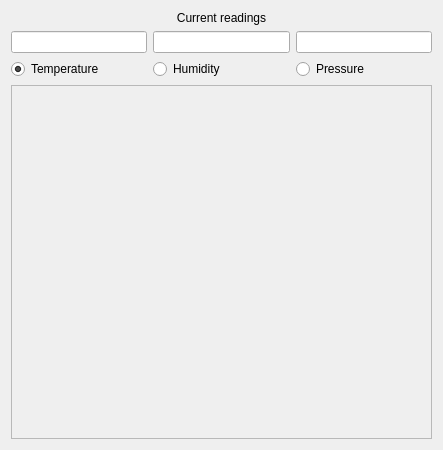
<?xml version="1.0" encoding="UTF-8"?>
<ui version="4.0">
 <class>StationDialog</class>
 <widget class="QDialog" name="StationDialog">
  <property name="geometry">
   <rect>
    <x>0</x>
    <y>0</y>
    <width>443</width>
    <height>450</height>
   </rect>
  </property>
  <property name="windowTitle">
   <string>Station overview</string>
  </property>
  <layout class="QVBoxLayout" name="verticalLayout_2">
   <item>
    <layout class="QGridLayout" name="gbCurrent">
     <item row="1" column="0">
      <widget class="QLineEdit" name="txtTemperature">
       <property name="alignment">
        <set>Qt::AlignCenter</set>
       </property>
       <property name="readOnly">
        <bool>true</bool>
       </property>
      </widget>
     </item>
     <item row="0" column="0" colspan="3">
      <widget class="QLabel" name="lblCurrent">
       <property name="sizePolicy">
        <sizepolicy hsizetype="Preferred" vsizetype="Fixed">
         <horstretch>0</horstretch>
         <verstretch>0</verstretch>
        </sizepolicy>
       </property>
       <property name="text">
        <string>Current readings</string>
       </property>
       <property name="alignment">
        <set>Qt::AlignCenter</set>
       </property>
      </widget>
     </item>
     <item row="1" column="2">
      <widget class="QLineEdit" name="txtPressure">
       <property name="alignment">
        <set>Qt::AlignCenter</set>
       </property>
       <property name="readOnly">
        <bool>true</bool>
       </property>
      </widget>
     </item>
     <item row="1" column="1">
      <widget class="QLineEdit" name="txtHumidity">
       <property name="alignment">
        <set>Qt::AlignCenter</set>
       </property>
       <property name="readOnly">
        <bool>true</bool>
       </property>
      </widget>
     </item>
     <item row="2" column="0">
      <widget class="QRadioButton" name="rbTemperature">
       <property name="text">
        <string>Temperature</string>
       </property>
       <property name="checked">
        <bool>true</bool>
       </property>
      </widget>
     </item>
     <item row="2" column="1">
      <widget class="QRadioButton" name="rbHumidity">
       <property name="text">
        <string>Humidity</string>
       </property>
      </widget>
     </item>
     <item row="2" column="2">
      <widget class="QRadioButton" name="rbPressure">
       <property name="text">
        <string>Pressure</string>
       </property>
      </widget>
     </item>
    </layout>
   </item>
   <item>
    <widget class="QFrame" name="fraPlot">
     <property name="frameShape">
      <enum>QFrame::StyledPanel</enum>
     </property>
     <property name="frameShadow">
      <enum>QFrame::Raised</enum>
     </property>
     <layout class="QVBoxLayout" name="verticalLayout">
      <item>
       <widget class="QCustomPlot" name="pltStation" native="true">
        <property name="sizePolicy">
         <sizepolicy hsizetype="Expanding" vsizetype="Expanding">
          <horstretch>0</horstretch>
          <verstretch>0</verstretch>
         </sizepolicy>
        </property>
       </widget>
      </item>
     </layout>
    </widget>
   </item>
  </layout>
 </widget>
 <customwidgets>
  <customwidget>
   <class>QCustomPlot</class>
   <extends>QWidget</extends>
   <header>qcustomplot.h</header>
   <container>1</container>
  </customwidget>
 </customwidgets>
 <resources/>
 <connections/>
</ui>
